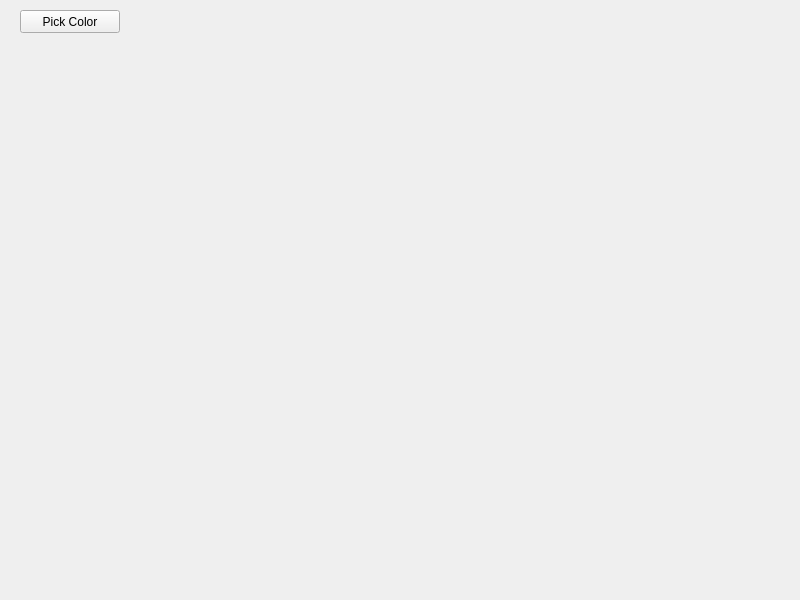
<?xml version="1.0" encoding="UTF-8"?>
<ui version="4.0">
 <class>MainWindow</class>
 <widget class="QMainWindow" name="MainWindow">
  <property name="geometry">
   <rect>
    <x>0</x>
    <y>0</y>
    <width>800</width>
    <height>600</height>
   </rect>
  </property>
  <property name="windowTitle">
   <string>MainWindow</string>
  </property>
  <widget class="QWidget" name="centralwidget">
   <widget class="QPushButton" name="colorPickerButton">
    <property name="geometry">
     <rect>
      <x>20</x>
      <y>10</y>
      <width>100</width>
      <height>23</height>
     </rect>
    </property>
    <property name="text">
     <string>Pick Color</string>
    </property>
   </widget>
   <widget class="MyOpenGLWidget" name="openGLWidget" native="true">
    <property name="geometry">
     <rect>
      <x>10</x>
      <y>50</y>
      <width>780</width>
      <height>540</height>
     </rect>
    </property>
   </widget>
  </widget>
 </widget>
 <customwidgets>
  <customwidget>
   <class>MyOpenGLWidget</class>
   <extends>QWidget</extends>
   <header>myopenglwidget.h</header>
  </customwidget>
 </customwidgets>
 <resources/>
 <connections/>
</ui>
